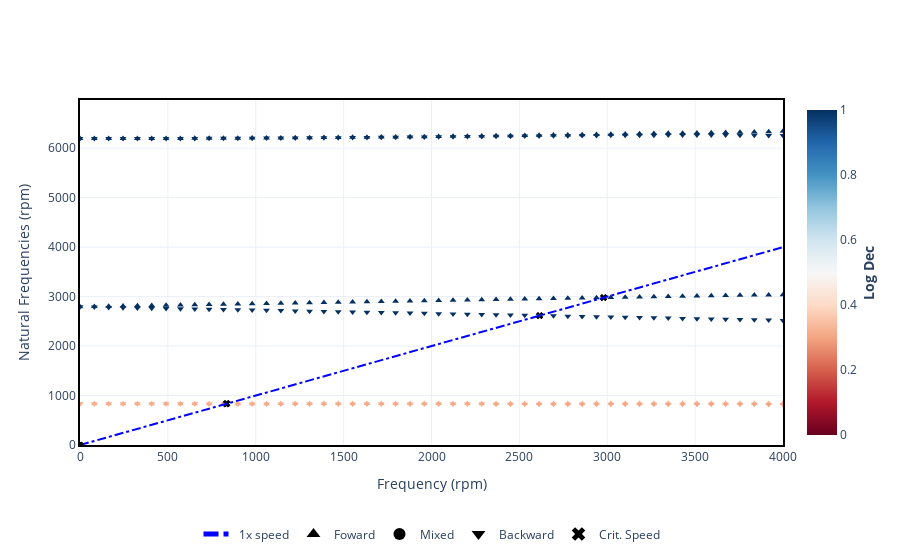

The code cell stored with this chart in its notebook:
### Code cell
# The input units must be according to your unit standard system
campbell = rotor595c.run_campbell(np.linspace(0, 4000*np.pi/30, 50))
# Plotting frequency in RPM
campbell.plot(frequency_units="rpm")

### Figure 1 — Plotly figure (JSON) as saved in the notebook; plotly's stock layout.template omitted (floating-point values rounded to 4 significant figures)
{"data": [{"hovertemplate": "Frequency (rpm): %{x:.2f}<br>Critical Speed (rpm): %{y:.2f}", "legendgroup": "Crit. Speed", "marker": {"color": "black", "symbol": "x"}, "mode": "markers", "name": "Crit. Speed", "showlegend": false, "type": "scatter", "x": [830.8], "y": [830.8]}, {"hoverinfo": "none", "legendgroup": "Foward", "marker": {"color": [], "coloraxis": "coloraxis", "symbol": "triangle-up"}, "mode": "markers", "name": "Foward", "showlegend": false, "type": "scatter", "x": [], "y": []}, {"hovertemplate": "Frequency (rpm): %{x:.2f}<br>Critical Speed (rpm): %{y:.2f}", "legendgroup": "Crit. Speed", "marker": {"color": "black", "symbol": "x"}, "mode": "markers", "name": "Crit. Speed", "showlegend": false, "type": "scatter", "x": [835.7], "y": [835.7]}, {"hoverinfo": "none", "legendgroup": "Foward", "marker": {"color": [0.3189, 0.3193, 0.3197, 0.3201, 0.3205, 0.3209, 0.3213, 0.3217, 0.3221, 0.3224, 0.3228, 0.3232, 0.3236, 0.324, 0.3244, 0.3247, 0.3251, 0.3255, 0.3259, 0.3263, 0.3266, 0.327, 0.3274, 0.3278, 0.3282, 0.3285, 0.3289, 0.3293, 0.3297, 0.33, 0.3304, 0.3308, 0.3311, 0.3315, 0.3319, 0.3322, 0.3326, 0.333, 0.3333, 0.3337, 0.3341, 0.3344, 0.3348, 0.3352, 0.3355, 0.3359, 0.3363, 0.3366, 0.337], "coloraxis": "coloraxis", "symbol": "triangle-up"}, "mode": "markers", "name": "Foward", "showlegend": false, "type": "scatter", "x": [81.63, 163.3, 244.9, 326.5, 408.2, 489.8, 571.4, 653.1, 734.7, 816.3, 898.0, 979.6, 1061.0, 1143.0, 1224.0, 1306.0, 1388.0, 1469.0, 1551.0, 1633.0, 1714.0, 1796.0, 1878.0, 1959.0, 2041.0, 2122.0, 2204.0, 2286.0, 2367.0, 2449.0, 2531.0, 2612.0, 2694.0, 2776.0, 2857.0, 2939.0, 3020.0, 3102.0, 3184.0, 3265.0, 3347.0, 3429.0, 3510.0, 3592.0, 3673.0, 3755.0, 3837.0, 3918.0, 4000], "y": [833.5, 833.7, 834.0, 834.2, 834.4, 834.7, 834.9, 835.1, 835.4, 835.6, 835.8, 836.1, 836.3, 836.5, 836.8, 837.0, 837.2, 837.4, 837.7, 837.9, 838.1, 838.4, 838.6, 838.8, 839.0, 839.3, 839.5, 839.7, 839.9, 840.2, 840.4, 840.6, 840.8, 841.0, 841.3, 841.5, 841.7, 841.9, 842.1, 842.4, 842.6, 842.8, 843.0, 843.2, 843.4, 843.7, 843.9, 844.1, 844.3]}, {"hovertemplate": "Frequency (rpm): %{x:.2f}<br>Critical Speed (rpm): %{y:.2f}", "legendgroup": "Crit. Speed", "marker": {"color": "black", "symbol": "x"}, "mode": "markers", "name": "Crit. Speed", "showlegend": false, "type": "scatter", "x": [2616.0], "y": [2616.0]}, {"hoverinfo": "none", "legendgroup": "Foward", "marker": {"color": [], "coloraxis": "coloraxis", "symbol": "triangle-up"}, "mode": "markers", "name": "Foward", "showlegend": false, "type": "scatter", "x": [], "y": []}, {"hovertemplate": "Frequency (rpm): %{x:.2f}<br>Critical Speed (rpm): %{y:.2f}", "legendgroup": "Crit. Speed", "marker": {"color": "black", "symbol": "x"}, "mode": "markers", "name": "Crit. Speed", "showlegend": false, "type": "scatter", "x": [2979.0], "y": [2979.0]}, {"hoverinfo": "none", "legendgroup": "Foward", "marker": {"color": [1.681, 1.679, 1.677, 1.674, 1.672, 1.67, 1.667, 1.665, 1.662, 1.66, 1.658, 1.655, 1.653, 1.65, 1.648, 1.645, 1.643, 1.64, 1.638, 1.635, 1.633, 1.63, 1.628, 1.625, 1.623, 1.62, 1.617, 1.615, 1.612, 1.61, 1.607, 1.604, 1.602, 1.599, 1.596, 1.594, 1.591, 1.588, 1.586, 1.583, 1.58, 1.578, 1.575, 1.572, 1.57, 1.567, 1.564, 1.561, 1.559, 1.556], "coloraxis": "coloraxis", "symbol": "triangle-up"}, "mode": "markers", "name": "Foward", "showlegend": false, "type": "scatter", "x": [0, 81.63, 163.3, 244.9, 326.5, 408.2, 489.8, 571.4, 653.1, 734.7, 816.3, 898.0, 979.6, 1061.0, 1143.0, 1224.0, 1306.0, 1388.0, 1469.0, 1551.0, 1633.0, 1714.0, 1796.0, 1878.0, 1959.0, 2041.0, 2122.0, 2204.0, 2286.0, 2367.0, 2449.0, 2531.0, 2612.0, 2694.0, 2776.0, 2857.0, 2939.0, 3020.0, 3102.0, 3184.0, 3265.0, 3347.0, 3429.0, 3510.0, 3592.0, 3673.0, 3755.0, 3837.0, 3918.0, 4000], "y": [2792.0, 2798.0, 2803.0, 2808.0, 2814.0, 2819.0, 2824.0, 2830.0, 2835.0, 2840.0, 2845.0, 2851.0, 2856.0, 2861.0, 2866.0, 2871.0, 2877.0, 2882.0, 2887.0, 2892.0, 2897.0, 2902.0, 2907.0, 2912.0, 2917.0, 2922.0, 2927.0, 2932.0, 2937.0, 2942.0, 2947.0, 2952.0, 2957.0, 2962.0, 2967.0, 2972.0, 2977.0, 2982.0, 2987.0, 2991.0, 2996.0, 3001.0, 3006.0, 3011.0, 3015.0, 3020.0, 3025.0, 3030.0, 3034.0, 3039.0]}, {"hovertemplate": "Frequency (rpm): %{x:.2f}<br>Critical Speed (rpm): %{y:.2f}", "legendgroup": "Crit. Speed", "marker": {"color": "black", "symbol": "x"}, "mode": "markers", "name": "Crit. Speed", "showlegend": false, "type": "scatter", "x": [], "y": []}, {"hoverinfo": "none", "legendgroup": "Foward", "marker": {"color": [5.488], "coloraxis": "coloraxis", "symbol": "triangle-up"}, "mode": "markers", "name": "Foward", "showlegend": false, "type": "scatter", "x": [0], "y": [6193.0]}, {"hovertemplate": "Frequency (rpm): %{x:.2f}<br>Critical Speed (rpm): %{y:.2f}", "legendgroup": "Crit. Speed", "marker": {"color": "black", "symbol": "x"}, "mode": "markers", "name": "Crit. Speed", "showlegend": false, "type": "scatter", "x": [], "y": []}, {"hoverinfo": "none", "legendgroup": "Foward", "marker": {"color": [5.513, 5.537, 5.56, 5.584, 5.606, 5.629, 5.651, 5.673, 5.695, 5.716, 5.737, 5.758, 5.778, 5.798, 5.818, 5.837, 5.856, 5.875, 5.894, 5.912, 5.93, 5.947, 5.965, 5.982, 5.998, 6.015, 6.031, 6.046, 6.062, 6.077, 6.092, 6.107, 6.121, 6.135, 6.149, 6.163, 6.176, 6.189, 6.202, 6.214, 6.226, 6.238, 6.25, 6.261, 6.272, 6.283, 6.294, 6.305, 6.315], "coloraxis": "coloraxis", "symbol": "triangle-up"}, "mode": "markers", "name": "Foward", "showlegend": false, "type": "scatter", "x": [81.63, 163.3, 244.9, 326.5, 408.2, 489.8, 571.4, 653.1, 734.7, 816.3, 898.0, 979.6, 1061.0, 1143.0, 1224.0, 1306.0, 1388.0, 1469.0, 1551.0, 1633.0, 1714.0, 1796.0, 1878.0, 1959.0, 2041.0, 2122.0, 2204.0, 2286.0, 2367.0, 2449.0, 2531.0, 2612.0, 2694.0, 2776.0, 2857.0, 2939.0, 3020.0, 3102.0, 3184.0, 3265.0, 3347.0, 3429.0, 3510.0, 3592.0, 3673.0, 3755.0, 3837.0, 3918.0, 4000], "y": [6194.0, 6194.0, 6194.0, 6195.0, 6195.0, 6196.0, 6197.0, 6198.0, 6199.0, 6201.0, 6202.0, 6204.0, 6206.0, 6207.0, 6209.0, 6211.0, 6214.0, 6216.0, 6218.0, 6221.0, 6224.0, 6226.0, 6229.0, 6232.0, 6235.0, 6239.0, 6242.0, 6245.0, 6249.0, 6253.0, 6256.0, 6260.0, 6264.0, 6268.0, 6272.0, 6277.0, 6281.0, 6286.0, 6290.0, 6295.0, 6299.0, 6304.0, 6309.0, 6314.0, 6319.0, 6324.0, 6329.0, 6334.0, 6340.0]}, {"hovertemplate": "Frequency (rpm): %{x:.2f}<br>Critical Speed (rpm): %{y:.2f}", "legendgroup": "Crit. Speed", "marker": {"color": "black", "symbol": "x"}, "mode": "markers", "name": "Crit. Speed", "showlegend": false, "type": "scatter", "x": [830.8], "y": [830.8]}, {"hoverinfo": "none", "legendgroup": "Mixed", "marker": {"color": [], "coloraxis": "coloraxis", "symbol": "circle"}, "mode": "markers", "name": "Mixed", "showlegend": false, "type": "scatter", "x": [], "y": []}, {"hovertemplate": "Frequency (rpm): %{x:.2f}<br>Critical Speed (rpm): %{y:.2f}", "legendgroup": "Crit. Speed", "marker": {"color": "black", "symbol": "x"}, "mode": "markers", "name": "Crit. Speed", "showlegend": false, "type": "scatter", "x": [835.7], "y": [835.7]}, {"hoverinfo": "none", "legendgroup": "Mixed", "marker": {"color": [], "coloraxis": "coloraxis", "symbol": "circle"}, "mode": "markers", "name": "Mixed", "showlegend": false, "type": "scatter", "x": [], "y": []}, {"hovertemplate": "Frequency (rpm): %{x:.2f}<br>Critical Speed (rpm): %{y:.2f}", "legendgroup": "Crit. Speed", "marker": {"color": "black", "symbol": "x"}, "mode": "markers", "name": "Crit. Speed", "showlegend": false, "type": "scatter", "x": [2616.0], "y": [2616.0]}, {"hoverinfo": "none", "legendgroup": "Mixed", "marker": {"color": [], "coloraxis": "coloraxis", "symbol": "circle"}, "mode": "markers", "name": "Mixed", "showlegend": false, "type": "scatter", "x": [], "y": []}, {"hovertemplate": "Frequency (rpm): %{x:.2f}<br>Critical Speed (rpm): %{y:.2f}", "legendgroup": "Crit. Speed", "marker": {"color": "black", "symbol": "x"}, "mode": "markers", "name": "Crit. Speed", "showlegend": false, "type": "scatter", "x": [2979.0], "y": [2979.0]}, {"hoverinfo": "none", "legendgroup": "Mixed", "marker": {"color": [], "coloraxis": "coloraxis", "symbol": "circle"}, "mode": "markers", "name": "Mixed", "showlegend": false, "type": "scatter", "x": [], "y": []}, {"hovertemplate": "Frequency (rpm): %{x:.2f}<br>Critical Speed (rpm): %{y:.2f}", "legendgroup": "Crit. Speed", "marker": {"color": "black", "symbol": "x"}, "mode": "markers", "name": "Crit. Speed", "showlegend": false, "type": "scatter", "x": [], "y": []}, {"hoverinfo": "none", "legendgroup": "Mixed", "marker": {"color": [], "coloraxis": "coloraxis", "symbol": "circle"}, "mode": "markers", "name": "Mixed", "showlegend": false, "type": "scatter", "x": [], "y": []}, {"hovertemplate": "Frequency (rpm): %{x:.2f}<br>Critical Speed (rpm): %{y:.2f}", "legendgroup": "Crit. Speed", "marker": {"color": "black", "symbol": "x"}, "mode": "markers", "name": "Crit. Speed", "showlegend": false, "type": "scatter", "x": [], "y": []}, {"hoverinfo": "none", "legendgroup": "Mixed", "marker": {"color": [], "coloraxis": "coloraxis", "symbol": "circle"}, "mode": "markers", "name": "Mixed", "showlegend": false, "type": "scatter", "x": [], "y": []}, {"hovertemplate": "Frequency (rpm): %{x:.2f}<br>Critical Speed (rpm): %{y:.2f}", "legendgroup": "Crit. Speed", "marker": {"color": "black", "symbol": "x"}, "mode": "markers", "name": "Crit. Speed", "showlegend": false, "type": "scatter", "x": [830.8], "y": [830.8]}, {"hoverinfo": "none", "legendgroup": "Backward", "marker": {"color": [0.3185, 0.3182, 0.3178, 0.3174, 0.317, 0.3166, 0.3162, 0.3158, 0.3154, 0.315, 0.3146, 0.3142, 0.3138, 0.3134, 0.313, 0.3126, 0.3122, 0.3118, 0.3114, 0.3109, 0.3105, 0.3101, 0.3097, 0.3093, 0.3089, 0.3085, 0.3081, 0.3077, 0.3073, 0.3068, 0.3064, 0.306, 0.3056, 0.3052, 0.3048, 0.3044, 0.3039, 0.3035, 0.3031, 0.3027, 0.3023, 0.3018, 0.3014, 0.301, 0.3006, 0.3001, 0.2997, 0.2993, 0.2989, 0.2984], "coloraxis": "coloraxis", "symbol": "triangle-down"}, "mode": "markers", "name": "Backward", "showlegend": false, "type": "scatter", "x": [0, 81.63, 163.3, 244.9, 326.5, 408.2, 489.8, 571.4, 653.1, 734.7, 816.3, 898.0, 979.6, 1061.0, 1143.0, 1224.0, 1306.0, 1388.0, 1469.0, 1551.0, 1633.0, 1714.0, 1796.0, 1878.0, 1959.0, 2041.0, 2122.0, 2204.0, 2286.0, 2367.0, 2449.0, 2531.0, 2612.0, 2694.0, 2776.0, 2857.0, 2939.0, 3020.0, 3102.0, 3184.0, 3265.0, 3347.0, 3429.0, 3510.0, 3592.0, 3673.0, 3755.0, 3837.0, 3918.0, 4000], "y": [833.3, 833.0, 832.8, 832.5, 832.3, 832.1, 831.8, 831.6, 831.3, 831.1, 830.8, 830.6, 830.4, 830.1, 829.9, 829.6, 829.4, 829.1, 828.9, 828.6, 828.4, 828.1, 827.9, 827.6, 827.4, 827.1, 826.9, 826.6, 826.4, 826.1, 825.9, 825.6, 825.4, 825.1, 824.8, 824.6, 824.3, 824.1, 823.8, 823.5, 823.3, 823.0, 822.8, 822.5, 822.2, 822.0, 821.7, 821.4, 821.2, 820.9]}, {"hovertemplate": "Frequency (rpm): %{x:.2f}<br>Critical Speed (rpm): %{y:.2f}", "legendgroup": "Crit. Speed", "marker": {"color": "black", "symbol": "x"}, "mode": "markers", "name": "Crit. Speed", "showlegend": false, "type": "scatter", "x": [835.7], "y": [835.7]}, {"hoverinfo": "none", "legendgroup": "Backward", "marker": {"color": [0.3185], "coloraxis": "coloraxis", "symbol": "triangle-down"}, "mode": "markers", "name": "Backward", "showlegend": false, "type": "scatter", "x": [0], "y": [833.3]}, {"hovertemplate": "Frequency (rpm): %{x:.2f}<br>Critical Speed (rpm): %{y:.2f}", "legendgroup": "Crit. Speed", "marker": {"color": "black", "symbol": "x"}, "mode": "markers", "name": "Crit. Speed", "showlegend": false, "type": "scatter", "x": [2616.0], "y": [2616.0]}, {"hoverinfo": "none", "legendgroup": "Backward", "marker": {"color": [1.681, 1.683, 1.686, 1.688, 1.69, 1.692, 1.694, 1.697, 1.699, 1.701, 1.703, 1.705, 1.707, 1.709, 1.711, 1.713, 1.715, 1.717, 1.719, 1.721, 1.723, 1.724, 1.726, 1.728, 1.73, 1.732, 1.733, 1.735, 1.737, 1.738, 1.74, 1.742, 1.743, 1.745, 1.746, 1.748, 1.749, 1.75, 1.752, 1.753, 1.755, 1.756, 1.757, 1.758, 1.76, 1.761, 1.762, 1.763, 1.764, 1.765], "coloraxis": "coloraxis", "symbol": "triangle-down"}, "mode": "markers", "name": "Backward", "showlegend": false, "type": "scatter", "x": [0, 81.63, 163.3, 244.9, 326.5, 408.2, 489.8, 571.4, 653.1, 734.7, 816.3, 898.0, 979.6, 1061.0, 1143.0, 1224.0, 1306.0, 1388.0, 1469.0, 1551.0, 1633.0, 1714.0, 1796.0, 1878.0, 1959.0, 2041.0, 2122.0, 2204.0, 2286.0, 2367.0, 2449.0, 2531.0, 2612.0, 2694.0, 2776.0, 2857.0, 2939.0, 3020.0, 3102.0, 3184.0, 3265.0, 3347.0, 3429.0, 3510.0, 3592.0, 3673.0, 3755.0, 3837.0, 3918.0, 4000], "y": [2792.0, 2787.0, 2782.0, 2776.0, 2771.0, 2765.0, 2760.0, 2755.0, 2749.0, 2744.0, 2738.0, 2733.0, 2727.0, 2722.0, 2716.0, 2711.0, 2705.0, 2700.0, 2694.0, 2689.0, 2683.0, 2678.0, 2672.0, 2666.0, 2661.0, 2655.0, 2650.0, 2644.0, 2638.0, 2633.0, 2627.0, 2621.0, 2616.0, 2610.0, 2604.0, 2599.0, 2593.0, 2587.0, 2582.0, 2576.0, 2570.0, 2565.0, 2559.0, 2553.0, 2548.0, 2542.0, 2536.0, 2530.0, 2525.0, 2519.0]}, {"hovertemplate": "Frequency (rpm): %{x:.2f}<br>Critical Speed (rpm): %{y:.2f}", "legendgroup": "Crit. Speed", "marker": {"color": "black", "symbol": "x"}, "mode": "markers", "name": "Crit. Speed", "showlegend": false, "type": "scatter", "x": [2979.0], "y": [2979.0]}, {"hoverinfo": "none", "legendgroup": "Backward", "marker": {"color": [], "coloraxis": "coloraxis", "symbol": "triangle-down"}, "mode": "markers", "name": "Backward", "showlegend": false, "type": "scatter", "x": [], "y": []}, {"hovertemplate": "Frequency (rpm): %{x:.2f}<br>Critical Speed (rpm): %{y:.2f}", "legendgroup": "Crit. Speed", "marker": {"color": "black", "symbol": "x"}, "mode": "markers", "name": "Crit. Speed", "showlegend": false, "type": "scatter", "x": [], "y": []}, {"hoverinfo": "none", "legendgroup": "Backward", "marker": {"color": [5.464, 5.439, 5.414, 5.388, 5.362, 5.336, 5.309, 5.282, 5.254, 5.227, 5.199, 5.17, 5.141, 5.112, 5.083, 5.053, 5.022, 4.992, 4.961, 4.929, 4.898, 4.865, 4.833, 4.8, 4.767, 4.733, 4.699, 4.664, 4.629, 4.594, 4.559, 4.522, 4.486, 4.449, 4.412, 4.375, 4.337, 4.299, 4.26, 4.221, 4.182, 4.143, 4.103, 4.063, 4.023, 3.983, 3.943, 3.902, 3.862], "coloraxis": "coloraxis", "symbol": "triangle-down"}, "mode": "markers", "name": "Backward", "showlegend": false, "type": "scatter", "x": [81.63, 163.3, 244.9, 326.5, 408.2, 489.8, 571.4, 653.1, 734.7, 816.3, 898.0, 979.6, 1061.0, 1143.0, 1224.0, 1306.0, 1388.0, 1469.0, 1551.0, 1633.0, 1714.0, 1796.0, 1878.0, 1959.0, 2041.0, 2122.0, 2204.0, 2286.0, 2367.0, 2449.0, 2531.0, 2612.0, 2694.0, 2776.0, 2857.0, 2939.0, 3020.0, 3102.0, 3184.0, 3265.0, 3347.0, 3429.0, 3510.0, 3592.0, 3673.0, 3755.0, 3837.0, 3918.0, 4000], "y": [6193.0, 6194.0, 6194.0, 6194.0, 6195.0, 6195.0, 6196.0, 6197.0, 6198.0, 6199.0, 6201.0, 6202.0, 6204.0, 6205.0, 6207.0, 6209.0, 6211.0, 6213.0, 6215.0, 6217.0, 6220.0, 6222.0, 6224.0, 6227.0, 6230.0, 6232.0, 6235.0, 6238.0, 6240.0, 6243.0, 6245.0, 6248.0, 6250.0, 6253.0, 6255.0, 6257.0, 6259.0, 6261.0, 6262.0, 6263.0, 6264.0, 6265.0, 6265.0, 6265.0, 6264.0, 6263.0, 6261.0, 6258.0, 6255.0]}, {"hovertemplate": "Frequency (rpm): %{x:.2f}<br>Critical Speed (rpm): %{y:.2f}", "legendgroup": "Crit. Speed", "marker": {"color": "black", "symbol": "x"}, "mode": "markers", "name": "Crit. Speed", "showlegend": false, "type": "scatter", "x": [], "y": []}, {"hoverinfo": "none", "legendgroup": "Backward", "marker": {"color": [5.488], "coloraxis": "coloraxis", "symbol": "triangle-down"}, "mode": "markers", "name": "Backward", "showlegend": false, "type": "scatter", "x": [0], "y": [6193.0]}, {"hoverinfo": "none", "line": {"color": "blue", "dash": "dashdot"}, "mode": "lines", "name": "1x speed", "type": "scatter", "x": [0, 81.63, 163.3, 244.9, 326.5, 408.2, 489.8, 571.4, 653.1, 734.7, 816.3, 898.0, 979.6, 1061.0, 1143.0, 1224.0, 1306.0, 1388.0, 1469.0, 1551.0, 1633.0, 1714.0, 1796.0, 1878.0, 1959.0, 2041.0, 2122.0, 2204.0, 2286.0, 2367.0, 2449.0, 2531.0, 2612.0, 2694.0, 2776.0, 2857.0, 2939.0, 3020.0, 3102.0, 3184.0, 3265.0, 3347.0, 3429.0, 3510.0, 3592.0, 3673.0, 3755.0, 3837.0, 3918.0, 4000], "y": [0, 81.63, 163.3, 244.9, 326.5, 408.2, 489.8, 571.4, 653.1, 734.7, 816.3, 898.0, 979.6, 1061.0, 1143.0, 1224.0, 1306.0, 1388.0, 1469.0, 1551.0, 1633.0, 1714.0, 1796.0, 1878.0, 1959.0, 2041.0, 2122.0, 2204.0, 2286.0, 2367.0, 2449.0, 2531.0, 2612.0, 2694.0, 2776.0, 2857.0, 2939.0, 3020.0, 3102.0, 3184.0, 3265.0, 3347.0, 3429.0, 3510.0, 3592.0, 3673.0, 3755.0, 3837.0, 3918.0, 4000]}, {"legendgroup": "Foward", "marker": {"color": "black", "symbol": "triangle-up"}, "mode": "markers", "name": "Foward", "type": "scatter", "x": [0], "y": [0]}, {"legendgroup": "Mixed", "marker": {"color": "black", "symbol": "circle"}, "mode": "markers", "name": "Mixed", "type": "scatter", "x": [0], "y": [0]}, {"legendgroup": "Backward", "marker": {"color": "black", "symbol": "triangle-down"}, "mode": "markers", "name": "Backward", "type": "scatter", "x": [0], "y": [0]}, {"legendgroup": "Crit. Speed", "marker": {"color": "black", "symbol": "x"}, "mode": "markers", "name": "Crit. Speed", "type": "scatter", "x": [0], "y": [0]}], "layout": {"coloraxis": {"cmax": 1, "cmin": 0, "colorbar": {"title": {"side": "right", "text": "<b>Log Dec</b>"}}, "colorscale": [[0, "rgb(103,0,31)"], [0.1, "rgb(178,24,43)"], [0.2, "rgb(214,96,77)"], [0.3, "rgb(244,165,130)"], [0.4, "rgb(253,219,199)"], [0.5, "rgb(247,247,247)"], [0.6, "rgb(209,229,240)"], [0.7, "rgb(146,197,222)"], [0.8, "rgb(67,147,195)"], [0.9, "rgb(33,102,172)"], [1, "rgb(5,48,97)"]]}, "legend": {"itemsizing": "constant", "orientation": "h", "x": 0.5, "xanchor": "center", "y": -0.3, "yanchor": "bottom"}, "xaxis": {"exponentformat": "none", "range": [0, 4000], "title": {"text": "Frequency (rpm)"}}, "yaxis": {"range": [0, 6974.0], "title": {"text": "Natural Frequencies (rpm)"}}}}
